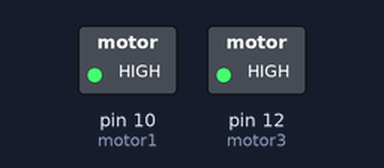
This sketch was run on a simulated Arduino Uno, built with avr-gcc and run on an emulated ATmega328P. Shown: switched loads named in the sketch (green lamp = pin HIGH).

Above: at 8.0 s.
At 17.5 s:
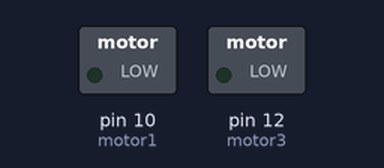
Timing chart, 0 to 24.7 s (numbered marks = the images above):
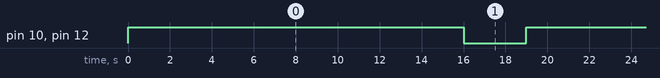

The sketch:

apresentacao.ino
```cpp
//codigo de apresentacao do robo

int motor1 = 10;
//int motor2 = 11;
int motor3 = 12;
//int motor4 = 13;

void setup()
{
  pinMode(motor1, OUTPUT);
//  pinMode(motor2, OUTPUT);
  pinMode(motor3, OUTPUT);
//  pinMode(motor4, OUTPUT);

}
void loop()
{

  //andar em linha reta
  digitalWrite(motor1, HIGH);
//  digitalWrite(motor2, HIGH);
  digitalWrite(motor3, HIGH);
//  digitalWrite(motor4, HIGH);
 delay(16000);

  //para direita
  digitalWrite(motor1,  LOW);
//  digitalWrite(motor2, HIGH);
  digitalWrite(motor3,LOW);
//  digitalWrite(motor4, HIGH);
  delay(3000);

}
```

Measured:
- by itself, pin 10 (motor1), pin 12 (motor3): alternates HIGH for 16.0 s and LOW for 3.0 s
